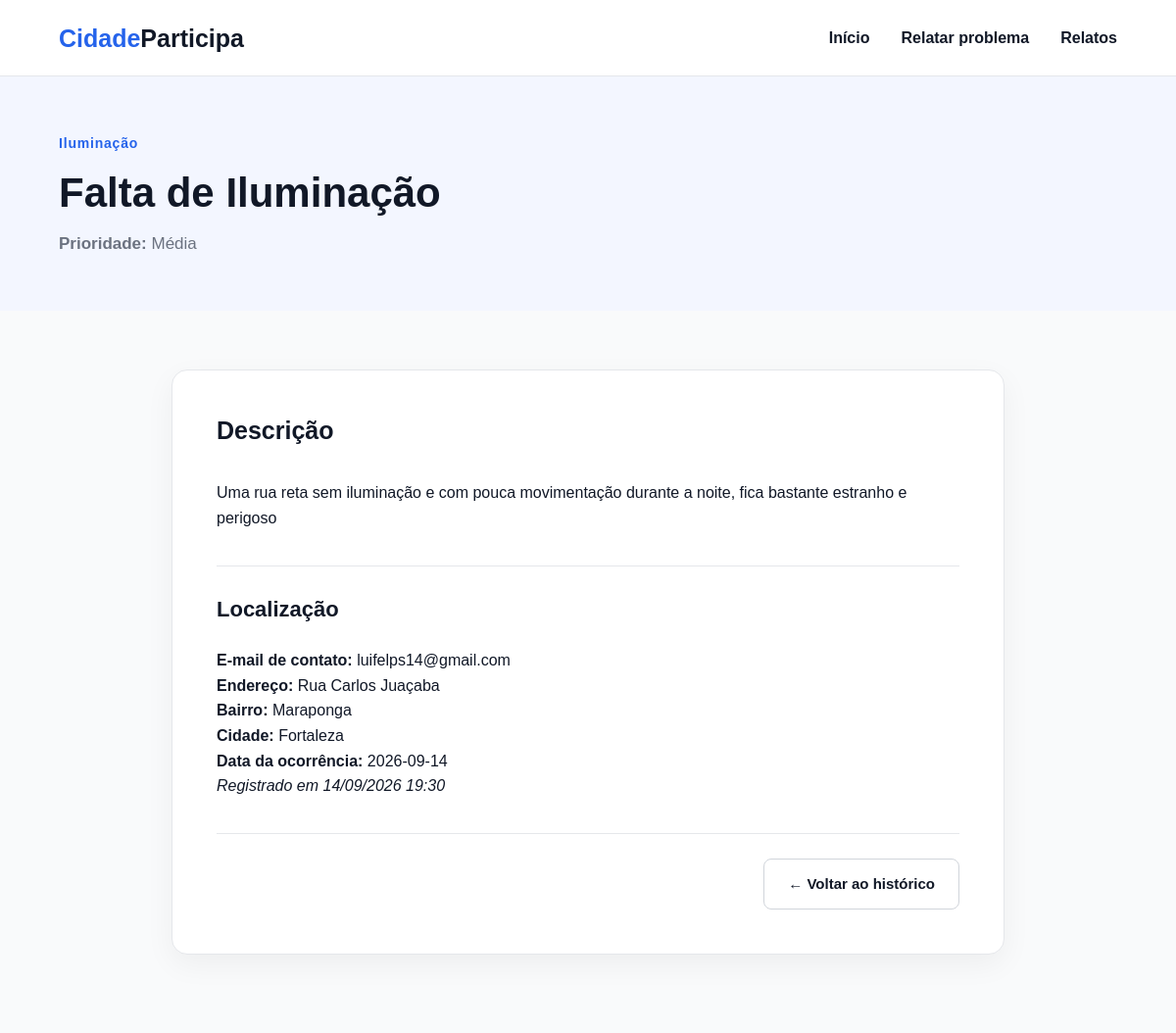
Screenshot of /relato/14 with the database file from the repository.
### tables this page shows
CREATE TABLE relatos (
            id INTEGER PRIMARY KEY AUTOINCREMENT,
            titulo TEXT NOT NULL,
            categoria TEXT NOT NULL,
            prioridade TEXT NOT NULL,
            descricao TEXT NOT NULL,
            bairro TEXT NOT NULL,
            cidade TEXT NOT NULL,
            endereco TEXT,
            data TEXT NOT NULL,
            criado_em TEXT NOT NULL
        , email TEXT);

### main.py (the view)
@app.route("/relato/<int:relato_id>")
def detalhe_relato(relato_id):
    db = get_db()
    relato = db.execute(
        "SELECT * FROM relatos WHERE id = ?", (relato_id,)
    ).fetchone()
    if relato is None:
        return redirect(url_for("relatos"))
    return render_template("detalhe_relato.html", relato=relato)

### main.py (called while the page is built)
def get_db():
    if "db" not in g:
        g.db = sqlite3.connect(DATABASE)
        g.db.row_factory = sqlite3.Row  # permite acessar colunas pelo nome
    return g.db

### templates/detalhe_relato.html (shortened to what this page needs)
{% extends "base.html" %}
{% block content %}
<section class="page-header">
    <div class="page-header-container">
        <span class="tag">
            {{ relato.categoria }}
        </span>
        <h1>
            {{ relato.titulo }}
        </h1>
        <p>
            <strong>Prioridade:</strong> {{ relato.prioridade }}
        </p>
    </div>
</section>
<section class="form-section">
    <div class="form-container">
        <div class="form-card">
            <div class="form-header">
                <h2>Descrição</h2>
            </div>
            <p>{{ relato.descricao }}</p>
            <div class="form-divider">
                <h2>Localização</h2>
            </div>
            <p>
                <p><strong>E-mail de contato:</strong> {{ relato.email or "Não informado" }}</p>
                <strong>Endereço:</strong> {{ relato.endereco or "Não informado" }}<br>
                <strong>Bairro:</strong> {{ relato.bairro }}<br>
                <strong>Cidade:</strong> {{ relato.cidade }}<br>
                <strong>Data da ocorrência:</strong> {{ relato.data }}<br>
                <em>Registrado em {{ relato.criado_em }}</em>
            </p>
            <div class="form-actions">
                <a href="{{ url_for('relatos') }}" class="btn btn-secondary">
                    ← Voltar ao histórico
                </a>
            </div>
        </div>
    </div>
</section>
{% endblock %}

### static/style.css (style rules this page uses)
* { margin: 0; padding: 0; box-sizing: border-box; }
html { scroll-behavior: smooth; }
body { font-family: Arial, Helvetica, sans-serif; color: #111827; background: #ffffff; line-height: 1.6; }
a { text-decoration: none; color: inherit; }
.tag { display: inline-block; margin-bottom: 20px; font-size: 14px; font-weight: 700; letter-spacing: 0.8px; color: #2563eb; }
.btn { display: inline-flex; align-items: center; justify-content: center; height: 52px; padding: 0 24px; border-radius: 8px; border: none; cursor: pointer; font-size: 15px; font-weight: 700; transition: all 0.2s ease; }
.btn-secondary { background: #ffffff; color: #111827; border: 1px solid #d1d5db; }
.page-header { background: #f3f6ff; padding: 55px 0; }
.page-header-container { width: 1200px; max-width: 90%; margin: 0 auto; }
.page-header .tag { margin-bottom: 15px; }
.page-header h1 { font-size: 42px; line-height: 1.2; margin-bottom: 12px; color: #111827; }
.page-header p { max-width: 700px; font-size: 17px; line-height: 1.6; color: #6b7280; }
.form-section { background: #f9fafb; padding: 60px 0 80px; }
.form-container { width: 850px; max-width: 90%; margin: 0 auto; }
.form-card { background: #ffffff; padding: 45px; border: 1px solid #e5e7eb; border-radius: 16px; box-shadow: 0 10px 30px rgba(0, 0, 0, 0.05); }
.form-header { margin-bottom: 35px; }
.form-header h2 { font-size: 25px; line-height: 1.3; margin-bottom: 8px; color: #111827; }
.form-divider { border-top: 1px solid #e5e7eb; margin-top: 35px; padding-top: 30px; margin-bottom: 25px; }
.form-divider h2 { font-size: 22px; line-height: 1.3; margin-bottom: 5px; color: #111827; }
.form-actions { display: flex; justify-content: flex-end; align-items: center; gap: 12px; margin-top: 35px; padding-top: 25px; border-top: 1px solid #e5e7eb; }

### rows the page displays
relatos: categoria "Iluminação", titulo "Falta de Iluminação", prioridade "Média", descricao "Uma rua reta sem iluminação e com pouca movimentação durante a noite, fica bastante estranho e perigoso", email "luifelps14@gmail.com", endereco "Rua Carlos Juaçaba", bairro "Maraponga", cidade "Fortaleza", data "2026-09-14", criado_em "14/09/2026 19:30"
